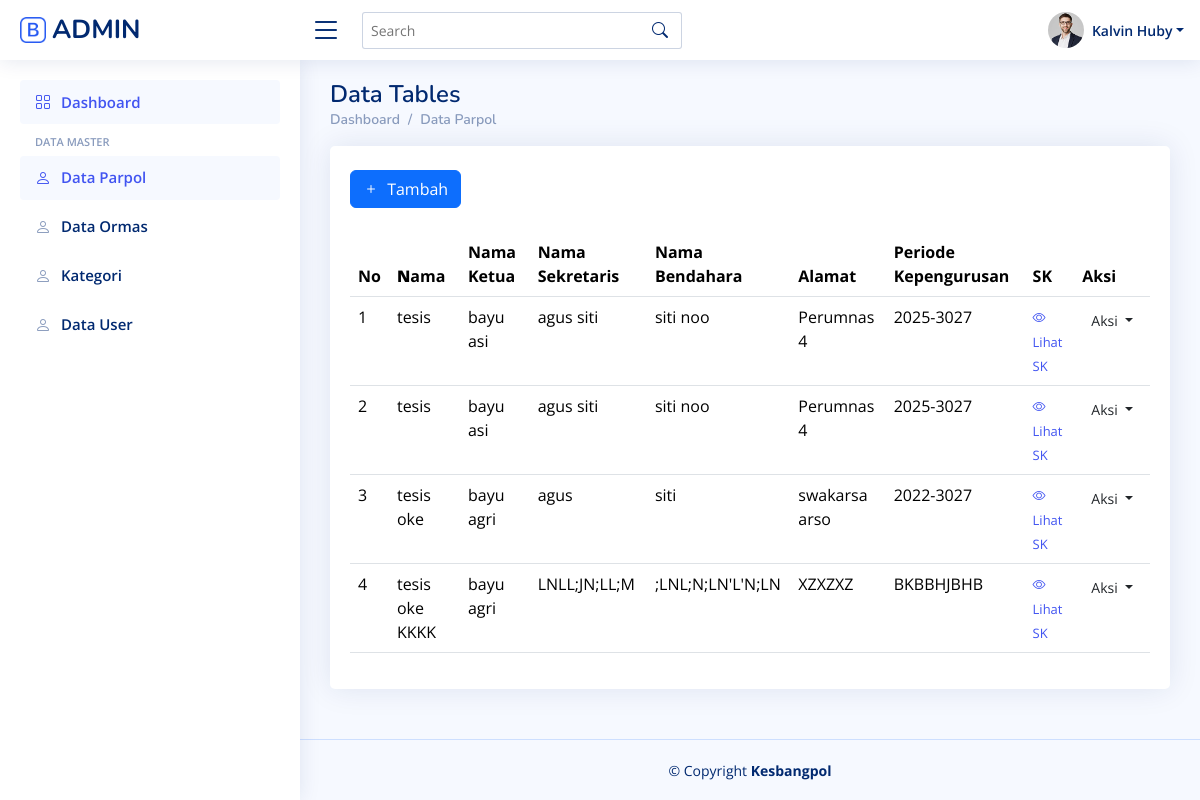
The page /admin/parpol/parpol.php (signed in) on the database as committed earlier.
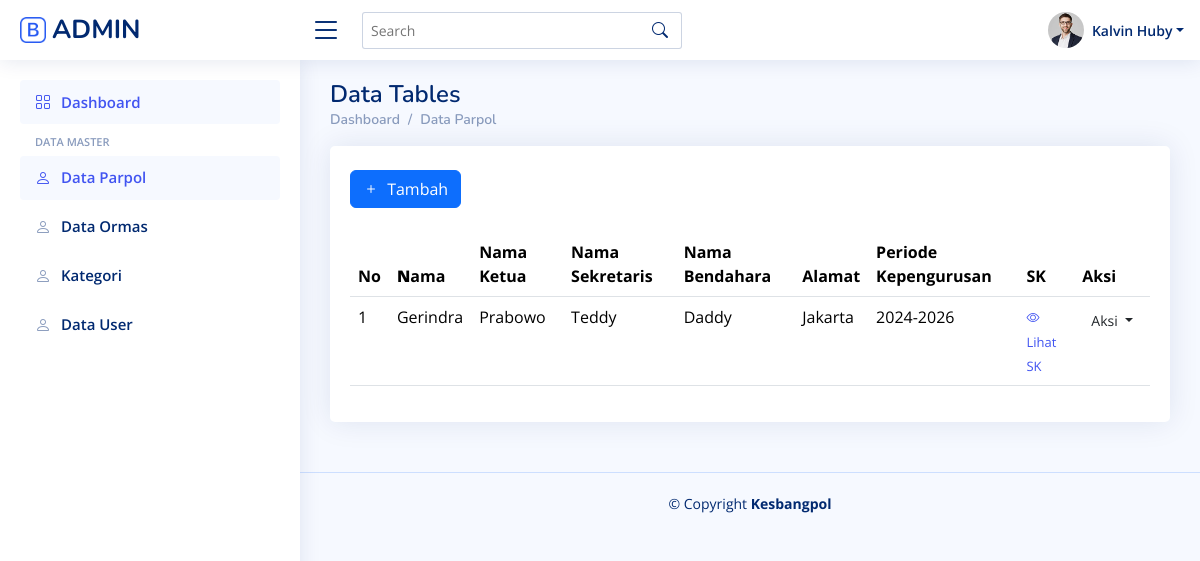
The same page on the database as committed later.
### tables this page shows
CREATE TABLE `tbl_parpol` (
  `id` int(11) NOT NULL,
  `nm_parpol` varchar(125) NOT NULL,
  `nm_ketua` varchar(125) NOT NULL,
  `nm_sekretaris` varchar(125) NOT NULL,
  `nm_bendahara` varchar(125) NOT NULL,
  `alamat` longtext NOT NULL,
  `periode_kepengurusan` varchar(50) NOT NULL,
  `sk` varchar(125) NOT NULL
);

### admin/parpol/parpol.php (the view, shortened to what the changed rows need)
<?php
include '../../koneksi.php';
$query = "SELECT id,nm_parpol, nm_ketua, nm_sekretaris, nm_bendahara, alamat, periode_kepengurusan,sk FROM tbl_parpol";
$stmt = $pdo->prepare($query);
$stmt->execute();
$results = $stmt->fetchAll(PDO::FETCH_ASSOC);
?>
<!DOCTYPE html>
<html lang="en">
<head>
  <link href="../assets/vendor/bootstrap/css/bootstrap.min.css" rel="stylesheet">
  <link href="../assets/vendor/bootstrap-icons/bootstrap-icons.css" rel="stylesheet">
  <link href="../assets/vendor/boxicons/css/boxicons.min.css" rel="stylesheet">
  <link href="../assets/vendor/quill/quill.snow.css" rel="stylesheet">
  <link href="../assets/vendor/quill/quill.bubble.css" rel="stylesheet">
  <link href="../assets/vendor/remixicon/remixicon.css" rel="stylesheet">
  <link href="../assets/vendor/simple-datatables/style.css" rel="stylesheet">
  <link href="../assets/css/style.css" rel="stylesheet">
</head>
<body>
  <main id="main" class="main">
    <div class="pagetitle">
      <h1>Data Tables</h1>
    </div>
    <section class="section">
      <div class="row">
        <div class="col-lg-12">
          <div class="card">
            <div class="card-body">
              <table class="table datatable">
                <thead>
                  <tr>
                      <th>No</th>
                    <th>
                      <b>N</b>ama
                    </th>
                    <th>Nama Ketua</th>
                    <th>Nama Sekretaris</th>
                    <th>Nama Bendahara</th>
                    <th>Alamat</th>
                    <th>Periode Kepengurusan</th>
                    <th>SK</th>
                    <th>Aksi</th>
                  </tr>
                </thead>
                <tbody>
                <?php if (!empty($results)): ?>
                <?php $no = 1;  ?>
                <?php foreach ($results as $row): ?>
                  <tr>
                  <td><?= $no++ ?></td>
                        <td><?= htmlspecialchars($row['nm_parpol']) ?></td>
                        <td><?= htmlspecialchars($row['nm_ketua']) ?></td>
                        <td><?= htmlspecialchars($row['nm_sekretaris']) ?></td>
                        <td><?= htmlspecialchars($row['nm_bendahara']) ?></td>
                        <td><?= htmlspecialchars($row['alamat']) ?></td>
                        <td><?= htmlspecialchars($row['periode_kepengurusan']) ?></td>
                    <td scope="row">
    <a href="#" data-bs-toggle="modal" data-bs-target="#modalSk-<?php echo $row['id']; ?>" class="text-decoration-none " style="font-size: small;">
        <i class="bi bi-eye"></i> Lihat SK
    </a>
</td>
                        <td class="action-links">
                        <div class="dropdown">
  <button class="btn btn-sm btn-outline  dropdown-toggle" type="button" data-bs-toggle="dropdown" aria-expanded="false">
   Aksi
  </button>
</div>
                    </td>
                  </tr>
                  <?php endforeach; ?>
            <?php else: ?>
                <tr>
                    <td colspan="7">Tidak ada data tersedia.</td>
                </tr>
            <?php endif; ?>
                </tbody>
              </table>
            </div>
          </div>
        </div>
      </div>
    </section>
  </main>
</body>
</html>

Rows that differ between the two databases and show on the page:
removed tbl_parpol: nm_parpol "tesis", nm_ketua "bayu asi", nm_sekretaris "agus siti", nm_bendahara "siti noo", alamat "Perumnas 4", periode_kepengurusan "2025-3027"
removed tbl_parpol: nm_parpol "tesis", nm_ketua "bayu asi", nm_sekretaris "agus siti", nm_bendahara "siti noo", alamat "Perumnas 4", periode_kepengurusan "2025-3027"
removed tbl_parpol: nm_parpol "tesis oke", nm_ketua "bayu agri", nm_sekretaris "agus", nm_bendahara "siti", alamat "swakarsa arso", periode_kepengurusan "2022-3027"
removed tbl_parpol: nm_parpol "tesis oke KKKK", nm_ketua "bayu agri", nm_sekretaris "LNLL;JN;LL;M", nm_bendahara ";LNL;N;LN'L'N;LN", alamat "XZXZXZ", periode_kepengurusan "BKBBHJBHB"
added tbl_parpol: nm_parpol "Gerindra", nm_ketua "Prabowo", nm_sekretaris "Teddy", nm_bendahara "Daddy", alamat "Jakarta", periode_kepengurusan "2024-2026"
